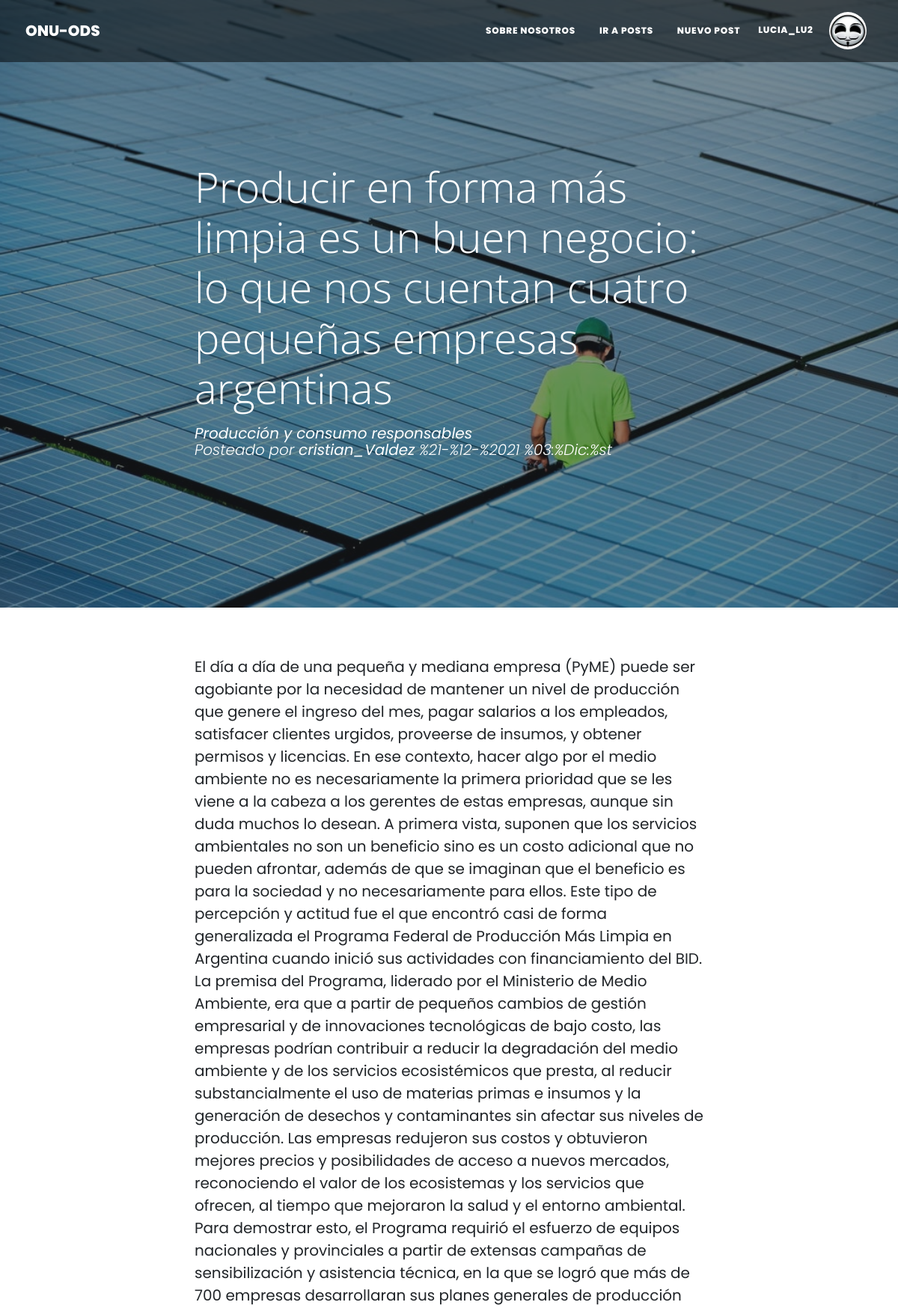
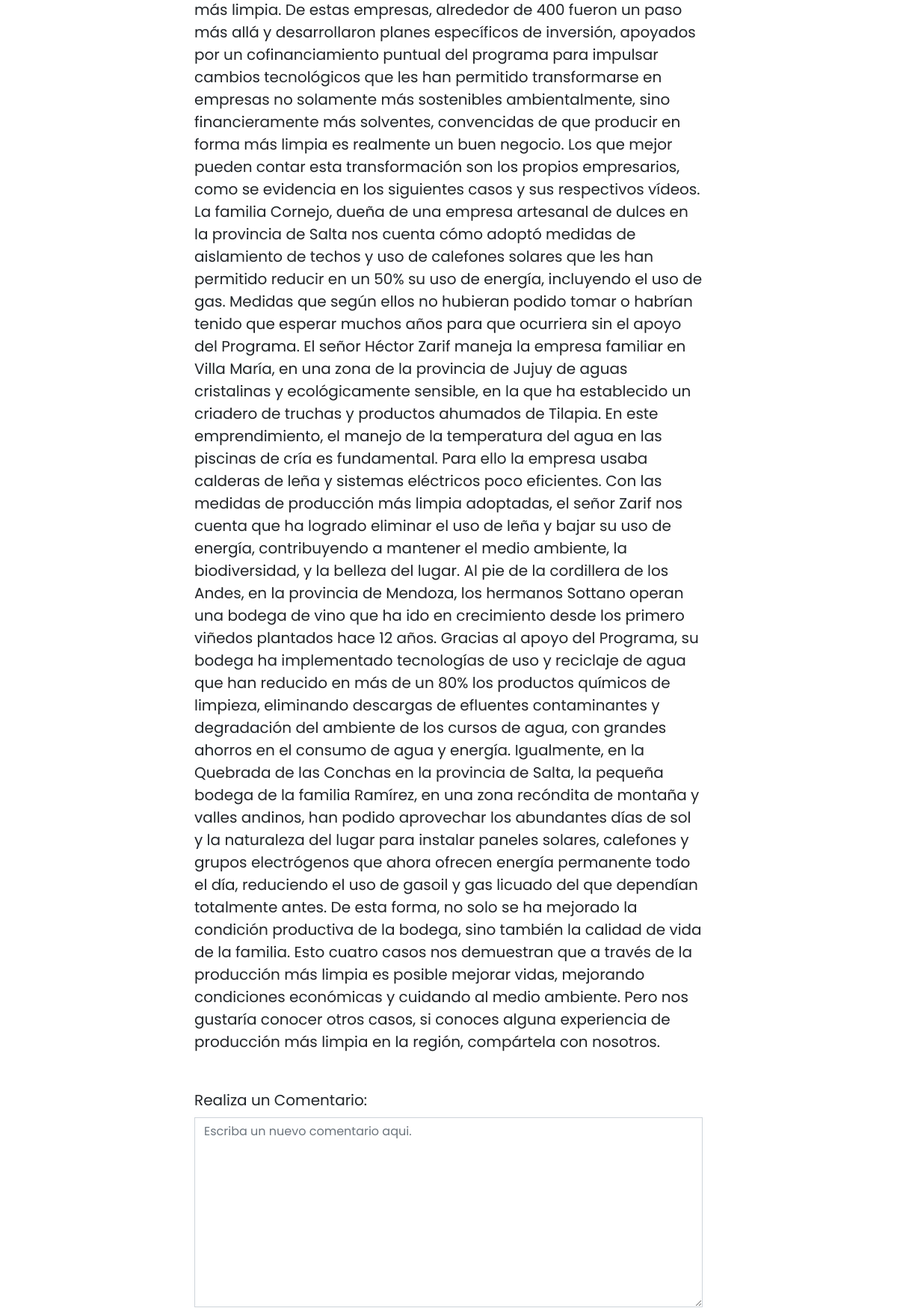
The page /post/23 (signed in, upper part) on the database its author committed (2 pictures, top to bottom).
### apps/user/models.py (models this page shows, shortened)
class Perfil(models.Model):
    usuario = models.OneToOneField(User, on_delete=models.CASCADE)
    img_perfil = models.ImageField(upload_to="user/", default="default.jpg")

### apps/post/models.py (models this page shows, shortened)
class Post(models.Model):
    titulo = models.CharField(max_length=300)
    contenido = models.TextField(max_length=10000)
    imagen = models.ImageField(upload_to="post/", null = True)
    autor = models.ForeignKey(User, on_delete = models.CASCADE, default=1)
    fecha_creado = models.DateTimeField(auto_now_add=True, null=True)
    fecha_modificado = models.DateTimeField(auto_now=True)
    categoria = models.ForeignKey(Categoria, on_delete = models.SET_NULL, null=True)
    permitir_comentarios = models.BooleanField(default = True)
    def cant_comentarios(self):
        cantidad_comentarios= Comentario.objects.filter(post= self.id).count()
        return cantidad_comentarios

class Categoria(models.Model):
    titulo = models.CharField(max_length=45)
    def __str__(self):
        return self.titulo

### apps/post/views.py (the view)
# urls.py: path('post/<int:id>', views.ver_post, name = 'ver_post'),
def ver_post(request, id):
    try:
        post = Post.objects.get(pk=id)
    except:
        return redirect('/404')
    comentarios = post.comentario_set.all().order_by("-fecha_creacion")
    form_comentario=ComentarioForm()
    contexto = {
        "post": post,
        "comentarios": comentarios,
        "form_comentario": form_comentario,
        "cantidad_comentarios":post.cant_comentarios(),
    }
    template = "post/ver_post.html"
    return render(request, template, contexto)

### apps/post/forms.py
class ComentarioForm(forms.ModelForm):
    class Meta:
        model = Comentario
        fields = ("mensaje",)
    def __init__(self, *args, **kwargs):
        super(ComentarioForm, self).__init__(*args, **kwargs)
        self.fields["mensaje"].widget.attrs.update({'class' : 'form-control', 'placeholder' : 'Escriba un nuevo comentario aqui.', 'type' : 'text'})

### apps/post/templates/post/ver_post.html (shortened to what this page needs)
{% extends 'index.html' %}
{% block contenido %}
<header class="masthead" style="background-image: url('{{post.imagen.url}}')">
    <div class="container position-relative px-4 px-lg-5">
        <div class="row gx-4 gx-lg-5 justify-content-center">
            <div class="col-md-10 col-lg-8 col-xl-8">
                <div class="post-heading">
                    <h3 class="display-4 my-3">{{post.titulo}}</h3>
                    <div class="meta">
                        <b><a href="/posts/?titulo=&orden=nuevo&categoria={{post.categoria.id}}">{{post.categoria}}</a></b><br>
                        <h>Posteado por <b><a href="{%url 'perfil' post.autor.id %}">{{post.autor}}</a></b> {{post.fecha_creado}}
                        </h>
                    </div>
                </div>
            </div>
        </div>
    </div>
</header>
<article class="mb-5">
    <div class="container px-4 px-lg-5">
        <div class="row gx-4 gx-lg-5 justify-content-center">
            <div class="col-md-10 col-lg-8 col-xl-8">
                <div class="mb-5 mt-3">
                    {{post.contenido}}
                </div>
                {% if post.permitir_comentarios %}
                    {% if user.is_authenticated %}
                        <form method="POST" action="{% url 'comentar' post.id %}">
                            <div class="row">
                                <div class="input-field col s12">
                                        <div class="mb-2">
                                            <a>Realiza un Comentario: </a>
                                        </div>
                                    <div>
                                        {{ form_comentario.mensaje }}
                                    </div>
                                </div>
                            </div>
                        </form>
                    {% endif %}
                {% else %}
                <div class="card card-header">
                    <h>No se permiten comentarios para este post.</h>
                </div>
                {% endif %}
            </div>
        </div>
    </div>
</article>
{% endblock contenido %}

### templates/index.html (shortened to what this page needs)
{% load static %}
<!DOCTYPE html>
<html lang="es">
    <head>
        <link rel="stylesheet" href="{% static 'dist/css/style.css' %}">
        <link href="https://cdn.jsdelivr.net/npm/bootstrap@5.1.3/dist/css/bootstrap.min.css" rel="stylesheet">
        <link href="{% static 'dist/css/styles.css' %}" rel="stylesheet" />
    </head>
    <body>
        <nav class="navbar navbar-expand-lg navbar-light" id="mainNav">
            <div class="container px-1 px-lg-1">
                <a class="navbar-brand" href="{% url 'inicio' %}">ONU-ODS</a>
                <div class="collapse navbar-collapse" >
                    <ul class="navbar-nav ms-auto py-4 py-lg-0">
                            <li class="nav-item"><a class="nav-link px-lg-3 py-3 py-lg-4" href="{% url 'sobre_nosotros' %}">Sobre nosotros</a></li>
                            <li class="nav-item"><a class="nav-link px-lg-3 py-3 py-lg-4" href="{% url 'listar_posts' %}">Ir a Posts</a></li>
                        {% if not request.user.is_authenticated %}
                            <li class="nav-item"><a class="nav-link px-lg-3 py-3 py-lg-4" href="{% url 'nuevo_usuario' %}">Registrarse</a></li>
                            <li class="nav-item"><a class="nav-link px-lg-3 py-3 py-lg-4" href="{% url 'login' %}">Ingresar</a></li>
                        {% else %}
                            <li class="nav-item"><a class="nav-link px-lg-3 py-3 py-lg-4" href="{% url 'agregar_post' %}">Nuevo Post</a></li>
                            <div class="collapse navbar-collapse" id="navbarNavDarkDropdown">
                                <ul class="navbar-nav">
                                    <li class="nav-item dropdown">
                                        <a class="nav-link dropdown" id="navbarDarkDropdownMenuLink" role="button" data-bs-toggle="dropdown" aria-expanded="false">{{user|capfirst}} &nbsp;&nbsp;&nbsp;&nbsp;&nbsp; <img src="{{user.perfil.img_perfil.url}}" class="rounded-circle" height="50px">
                                        </a>
                                    </li>
                                </ul>
                            </div>
                        {% endif %}
                    </ul>
                </div>
            </div>
        </nav>
        <div>
            {%block contenido%}
            {%endblock contenido%}
        </div>
    </body>
</html>

### rows shown on the page
Post: imagen (picture), titulo "Producir en forma más limpia es un buen negocio: lo que nos cuentan cuatro pequeñas empresas argentinas", categoria "Producción y consumo responsables", autor "cristian_Valdez", fecha_creado "%21-%12-%2021 %03:%Dic:%st", contenido "El día a día de una pequeña y mediana empresa (PyME) puede ser agobiante por la necesidad de mantener un nivel de producción que genere el ingreso del mes, pagar salarios a los empleados, satisfacer clientes urgidos, proveerse de insumos, y obtener permisos y licencias. En ese contexto, hacer algo por el medio ambiente no es necesariamente la primera prioridad que se les viene a la cabeza a los gerentes de estas empresas, aunque sin duda muchos lo desean. A primera vista, suponen que los servicios ambientales no son un beneficio sino es un costo adicional que no pueden afrontar, además de que se imaginan que el beneficio es para la sociedad y no necesariamente para ellos. Este tipo de…"

### other values the page prints
{{ user|capfirst }} "LUCIA_LU2"
